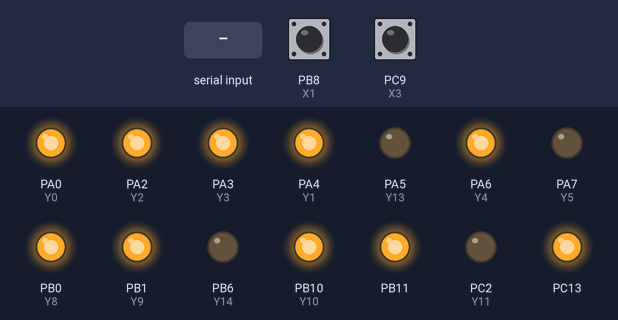
Bench run of a sketch on a simulated STM32 Blue Pill. On the bench: output pins drawn as LEDs (lit = HIGH). The test bench sets the inputs (shaded band); at power-on: PB8 (X1) HIGH, PC9 (X3) HIGH (analog values on the 0–1023 scale).

Above: at 1.2 s.
1.3 s: "H\n" received over Serial
At 2.4 s:
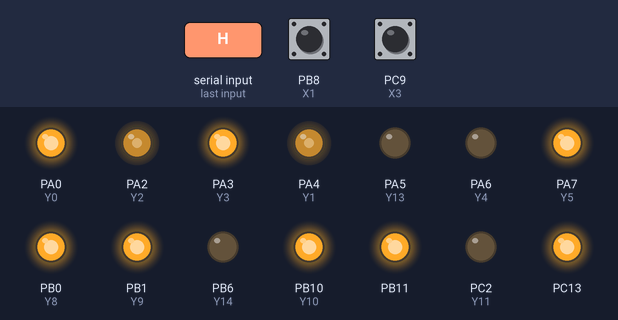
2.8 s: PB8 (X1) pulled LOW for 0.15 s
At 2.92 s:
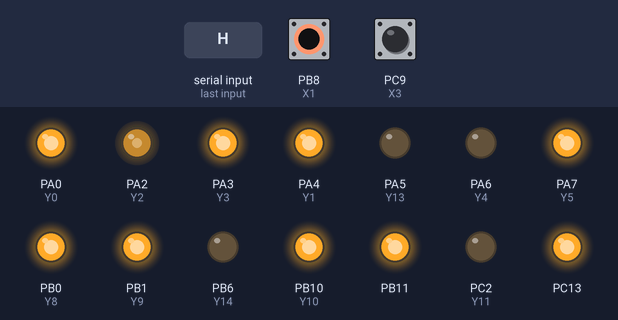
4.4 s: PC9 (X3) pulled LOW for 0.15 s
At 4.52 s:
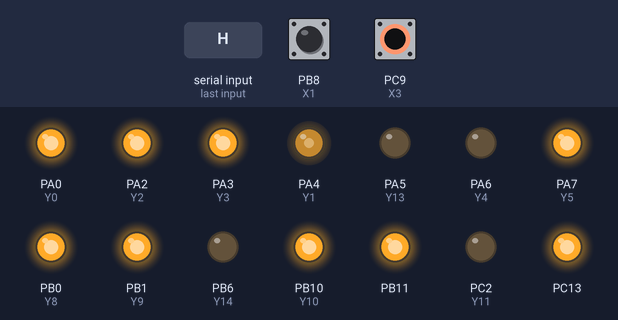
6.0 s: PB8 (X1) pulled LOW for 1 s
At 6.16 s:
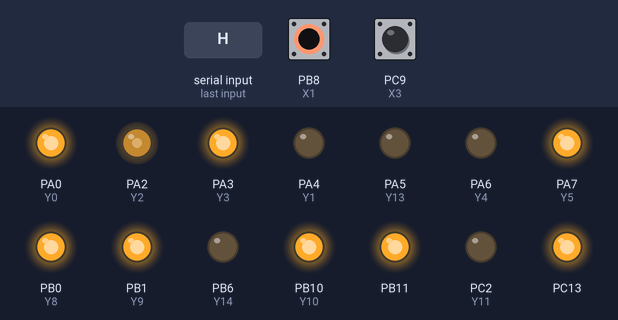
9.0 s: PC9 (X3) pulled LOW for 1 s
At 9.8 s:
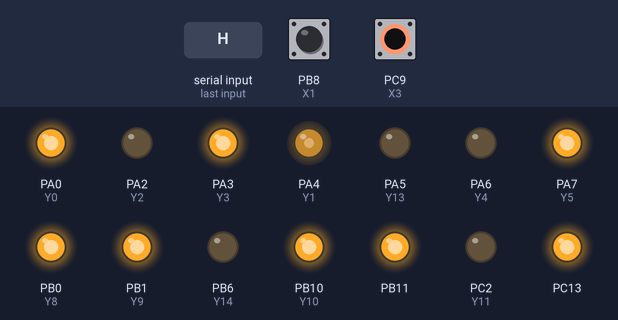
11.5 s: PC9 (X3) pulled LOW for 3.2 s
At 15.0 s:
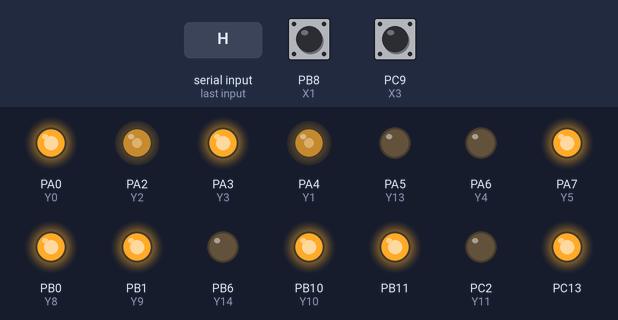
Timing chart, 0 to 16.5 s (numbered marks = the images above; inputs shaded):
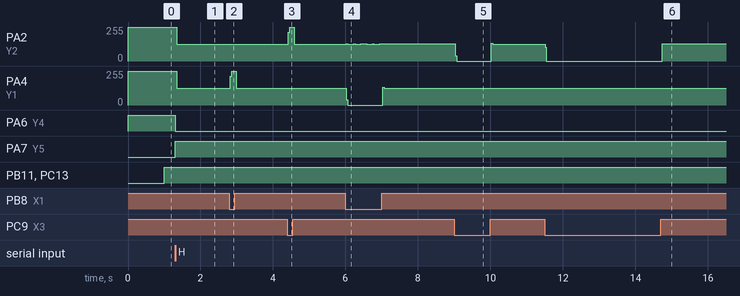

The sketch:

testWSA.ino
```cpp
#include "ConfigPin.h"
ConfigPin c_ConfigPin;
uint16_t g_Pulse = 150;
uint16_t g_Pulse1v1 = 20 * 150;
uint16_t g_Pulse1v = g_Pulse1v1;
unsigned long g_delayStep1 = micros();
unsigned long g_delayStep2 = micros();
unsigned long g_delayStep3 = micros();
int dem = 0 ;
unsigned long time1 = millis();
String inputString = "";         // a String to hold incoming data
bool stringComplete = false;

void (*runningFunc)();
void (*runningFunc1)();
void setup() {
  Serial.begin(9600);
  c_ConfigPin.Config_InOut();


}
void MR_RunningStep0(uint8_t Step, uint8_t Dir, uint8_t HorL, unsigned long * timeDelay ) {
  uint8_t Ena;
  uint16_t Delay;
  if (Step == pulse_Step1) {
    Ena = en_Step1;
    Delay = 3000;
  } else {
    Delay = 1000;
    Ena = en_Step23;
  }
  digitalWrite(Ena, 1);
  digitalWrite(Dir, HorL);
  uint8_t stateStep = digitalRead(Step);
  if (micros() - *timeDelay > Delay) {
    digitalWrite(Step , !stateStep);
    *timeDelay = micros();
  }
}

void MR_RunningStep1(uint8_t Step, uint8_t Dir, uint8_t HorL, unsigned long * timeDelay, uint16_t *pulse) {
  uint8_t Ena;
  uint16_t Delay;
  if (Step == pulse_Step1) {
    Ena = en_Step1;
    Delay = 3000;
  } else {
    Delay = 1000;
    Ena = en_Step23;
  }
  digitalWrite(Ena, 1);
  digitalWrite(Dir, HorL);
  uint8_t stateStep = digitalRead(Step);

  if (micros() - *timeDelay > Delay) {
    //    Serial.println("pulse: ");
    //    Serial.println(*pulse);
    digitalWrite(Step , !stateStep);
    *pulse -= 1;
    *timeDelay = micros();
  }
}


void BlinkLed() {
  uint8_t state11 = digitalRead(PC13);
  uint8_t state12 = digitalRead(PB11);
  //  uint8_t state13 = digitalRead(PA4);
  //  uint8_t state14 = digitalRead(PA0);
  if (millis() - time1 > 1000) {
    digitalWrite(PC13, !state11);
    digitalWrite(PB11, !state12);
    //    digitalWrite(PA4, !state13);
    //    digitalWrite(PA0, !state14);
    time1 = millis();
  }
}

void Run() {
  runningFunc();
}

void loop() {
  BlinkLed();
  if (inputString == "H") {
    TestVong();
  } else if (inputString == "X") {
    TestXuong();
  } else if (inputString == "L") {
    TestLen();
  } else if (inputString == "B") {
    TestBomThuoc(5000);
  } else if (inputString == "T") {
    TestXaThuoc();
  } else if (isDigit(inputString.charAt(0))) {
    int k = inputString.toInt();
    TestVong2(k);
  }

  if (inputString != "") {
    Serial.println(inputString);
    inputString = "";
  }
}

void TestVong() {
  while (limit_Up2 || limit_Up3 || limit_Home1) {
    if (limit_Up2) {
      MR_RunningStep0(pulse_Step2, dir_Step23, 0, &g_delayStep2);
    }
    if (limit_Up3) {
      MR_RunningStep0(pulse_Step3, dir_Step23, 0, &g_delayStep3);
    }

    if (!limit_Up2 && !limit_Up3) {
      if (limit_Home1) {
        g_Pulse = 40;
  while (g_Pulse > 0) {
    MR_RunningStep1(pulse_Step2, dir_Step23, 0, &g_delayStep2, &g_Pulse);
  }
  g_Pulse = 40;
  while (g_Pulse > 0) {
    MR_RunningStep1(pulse_Step3, dir_Step23, 0, &g_delayStep3, &g_Pulse);
  }
        MR_RunningStep0(pulse_Step1, dir_Step1, 1, &g_delayStep1);
      }
    }
  }

  g_Pulse = 40;
  while (g_Pulse > 0) {
    MR_RunningStep1(pulse_Step1, dir_Step1, 1, &g_delayStep1, &g_Pulse);
  }


  delay(2000);

}
void TestVong2(int soVong) {
  //g_Pulse = 20*300;
  for (int i = 0 ; i < soVong; i++) {
    g_Pulse =  320;
    while (g_Pulse > 0) {
      if (!limit_Up2 ) {
        MR_RunningStep1(pulse_Step1, dir_Step1, 0, &g_delayStep1, &g_Pulse);
      }
    }
  }
  delay(2000);
}
void TestXuong() {
  while (limit_Down2 || limit_Down3) {
    if (limit_Down2) {
      MR_RunningStep0(pulse_Step2, dir_Step23, 1, &g_delayStep2);
    }
    if (limit_Down3) {
      MR_RunningStep0(pulse_Step3, dir_Step23, 1, &g_delayStep3);
    }
  }
}
void TestLen() {
  while (limit_Up2 ) {
    if (limit_Up2) {
      MR_RunningStep0(pulse_Step2, dir_Step23, 0, &g_delayStep2);
    }
    //    if (limit_Up3) {
    //      MR_RunningStep0(pulse_Step3, dir_Step23, 0, &g_delayStep3);
    //    }
  }
}
void TestBomThuoc(int xung) {
  //g_Pulse = 20*300;
  g_Pulse = xung;
  while (g_Pulse > 0) {
    if (!limit_Down2 ) {
      MR_RunningStep1(pulse_Step3, dir_Step23, 0, &g_delayStep3, &g_Pulse);
    }
  }

}
void TestXaThuoc() {
  while ( limit_Down3) {
    MR_RunningStep0(pulse_Step3, dir_Step23, 1, &g_delayStep3);
  }
}
void serialEvent() {
  while (Serial.available()) {
    char inChar = (char)Serial.read();
    if (inChar != '\n') {
      inputString += inChar;
    }
  }
}
```

ConfigPin.cpp
```cpp
#include "ConfigPin.h"

void ConfigPin::Config_InOut(){
  analogReadResolution(12);

  pinMode(X0, INPUT_PULLUP);
  pinMode(X1, INPUT_PULLUP);
  pinMode(X2, INPUT_PULLUP);
  pinMode(X3, INPUT_PULLUP);
  pinMode(X4, INPUT_PULLUP);
  pinMode(X5, INPUT_PULLUP);
  pinMode(X6, INPUT_PULLUP);
  pinMode(X7, INPUT_PULLUP);
  pinMode(X8, INPUT_PULLUP);
  pinMode(X9, INPUT_PULLUP);
  pinMode(X10, INPUT_PULLUP);

  pinMode(X14_I2CSDA, INPUT_PULLUP);
  pinMode(X15_MOSI,   INPUT_PULLUP);

  pinMode(Y0, OUTPUT);
  pinMode(Y1, OUTPUT);
  pinMode(Y2, OUTPUT);
  pinMode(Y3, OUTPUT);
  pinMode(Y4, OUTPUT);
  pinMode(Y5, OUTPUT);
  pinMode(Y6, OUTPUT);
  pinMode(Y7, OUTPUT);
  pinMode(Y8, OUTPUT);
  pinMode(Y9, OUTPUT);
  pinMode(Y10, OUTPUT);
  pinMode(Y11, OUTPUT);
  pinMode(Y12, OUTPUT);
  pinMode(Y13, OUTPUT);
  pinMode(Y14, OUTPUT);
  pinMode(PC13, OUTPUT);
  pinMode(PB11, OUTPUT);

  digitalWrite(Y0, HIGH);
  digitalWrite(Y1, HIGH);
  digitalWrite(Y2, HIGH);
  digitalWrite(Y3, HIGH);
  digitalWrite(Y4, HIGH);
  digitalWrite(Y5, LOW);
  digitalWrite(Y6, LOW);
  digitalWrite(Y7, HIGH);
  digitalWrite(Y8, HIGH);
  digitalWrite(Y9, HIGH);
  digitalWrite(Y10, HIGH);

}
```

ConfigPin.h
```cpp
#ifndef ConfigPin_h
#define ConfigPin_h
#include <Arduino.h>

#define X0 PB9  //HT Rotate
#define X1 PB8  //CTHT UP Step2
#define X2 PA8  //CTHT DOWN Step2
#define X3 PC9  //CTHT UP Step3
#define X4 PC8
#define X5 PC7  //CTHT DOWN Step3
#define X6 PC6
#define X7 PB15
#define X8 PB14 //PulseInSensor
#define X9 PB13
#define X10 PB12

#define Y0 PA0 //Pulse step1
#define Y1 PA4 //Pulse step2
#define Y2 PA2 //Pulse step3
#define Y3 PA3 //Direct step1
#define Y4 PA6 //Direct step23
#define Y5 PA7 //Enable step23
#define Y6 PC4 //Enable step1
#define Y7 PC5 //Magnetic stirrer
#define Y8 PB0 //Pump1
#define Y9 PB1 //Pump2
#define Y10 PB10 //DirPump

#define Y11 PC2 //S0
#define Y12 PC3 //S1
#define Y13 PA5 //S2
#define Y14 PB6 //S3

#define X14_I2CSDA PB7
#define X15_MOSI PB5

#define X17_RX1 PD2   //UART SIM76xx
#define Y17_TX1 PC12

#define ADC1 PC0

#define limit_Home1   digitalRead(X0)
#define limit_Up2     digitalRead(X1)
#define limit_Down2   digitalRead(X2)
#define limit_Up3     digitalRead(X3)
#define limit_Down3   digitalRead(X5)
#define btn_Run       digitalRead(X10)
#define btn_1         X9
#define frequency_PulseIn  pulseIn(X8,LOW)

#define pulse_Step1 Y0
#define pulse_Step2 Y1
#define pulse_Step3 Y2
#define dir_Step1   Y3
#define dir_Step23  Y4
#define en_Step23   Y5
#define en_Step1    Y6
#define en_Magnetic Y7
#define pump1       Y8
#define pump2       Y9
#define dir_pump    Y10

#define S0    Y11
#define S1    Y12
#define S2    Y13
#define S3    Y14

class ConfigPin {
  public:
    void Config_InOut();

};
#endif
```

Measured:
- after the input at 1.3 s, PA2 (Y2): 255/255 → 127/255 after 0.05 s; PA4 (Y1): 255/255 → 126/255 after 0.05 s; PA6 (Y4): HIGH → LOW at once; PA7 (Y5): LOW → HIGH at once; PB11, PC13: stays HIGH (without the input it goes to LOW after 0.70 s)
- after the input at 2.8 s, PA4 (Y1): 126/255 → 255/255 at once, → 126/255 0.16 s later
- after the input at 4.4 s, PA2 (Y2): 127/255 → 255/255 at once, → 124/255 0.16 s later
- after the input at 6.0 s, PA4 (Y1): 126/255 → 0/255 at once, → 127/255 1.0 s later
- after the input at 9.0 s, PA2 (Y2): 131/255 → 0/255 at once, → 127/255 1.0 s later
- after the input at 11.5 s, PA2 (Y2): 127/255 → 0/255 at once, → 131/255 3.2 s later
